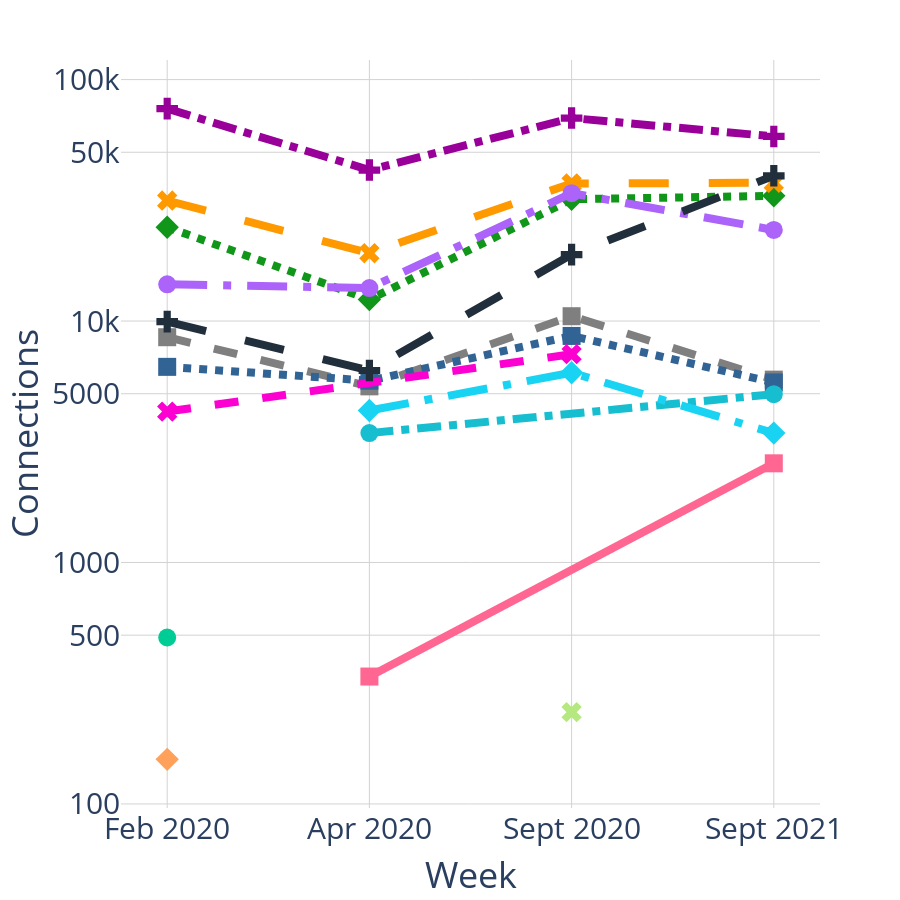

The notebook cell this image was saved under:
### Code cell
import plotly.express as px
import pandas as pd

df_orgs_out = pd.read_csv('/Volumes/GoogleDrive/My Drive/Thesis/Plotly/category_Medical_out_targets.csv')

fig_orgs_out_conns = px.line(df_orgs_out, x='Week', y='Connections', log_y=True, color='TargetOrgs',
                             color_discrete_map={'APPLE': '#7f7f7f', 'NETFLIX': '#dc3912', 'AKAMAI': '#ff9900',
                                                 'CANARIE': '#fb00d1', 'FACEBOOK': '#3366cc', 'GOOGLE': '#109618',
                                                 'AMAZON': '#212E3C', 'FASTLY': '#8c564b', 'LEVEL3': '#17becf',
                                                 'MICROSOFT': '#990099', 'EDGECAST': '#316395',
                                                 'VALVE-CORPORATION': '#bcbd22'},
                             markers=True, line_dash='TargetOrgs', symbol='TargetOrgs', height=900)
fig_orgs_out_conns.update_layout(plot_bgcolor='white', font_size=30, showlegend=False)
fig_orgs_out_conns.update_xaxes(showgrid=True, gridwidth=1, gridcolor='LightGray')
fig_orgs_out_conns.update_yaxes(showgrid=True, gridwidth=1, gridcolor='LightGray',
                                tickvals=[100, 500, 1000, 5000, 10000, 50000, 100000])
fig_orgs_out_conns.update_traces(line_width=8, marker_size=18)

fig_orgs_out_conns.show()

### Figure 1 — Plotly figure (JSON) as saved in the notebook; plotly's stock layout.template omitted (floating-point values rounded to 4 significant figures)
{"data": [{"hovertemplate": "TargetOrgs=Africa-on-Cloud-AS<br>Week=%{x}<br>Connections=%{y}<extra></extra>", "legendgroup": "Africa-on-Cloud-AS", "line": {"color": "#00cc96", "dash": "solid", "width": 8}, "marker": {"size": 18, "symbol": "circle"}, "mode": "lines+markers", "name": "Africa-on-Cloud-AS", "orientation": "v", "showlegend": true, "type": "scatter", "x": ["Feb 2020"], "xaxis": "x", "y": [489], "yaxis": "y"}, {"hovertemplate": "TargetOrgs=GOOGLE<br>Week=%{x}<br>Connections=%{y}<extra></extra>", "legendgroup": "GOOGLE", "line": {"color": "#109618", "dash": "dot", "width": 8}, "marker": {"size": 18, "symbol": "diamond"}, "mode": "lines+markers", "name": "GOOGLE", "orientation": "v", "showlegend": true, "type": "scatter", "x": ["Feb 2020", "Apr 2020", "Sept 2020", "Sept 2021"], "xaxis": "x", "y": [24460, 12272, 31946, 32990], "yaxis": "y"}, {"hovertemplate": "TargetOrgs=APPLE<br>Week=%{x}<br>Connections=%{y}<extra></extra>", "legendgroup": "APPLE", "line": {"color": "#7f7f7f", "dash": "dash", "width": 8}, "marker": {"size": 18, "symbol": "square"}, "mode": "lines+markers", "name": "APPLE", "orientation": "v", "showlegend": true, "type": "scatter", "x": ["Feb 2020", "Apr 2020", "Sept 2020", "Sept 2021"], "xaxis": "x", "y": [8571, 5364, 10471, 5719], "yaxis": "y"}, {"hovertemplate": "TargetOrgs=AKAMAI<br>Week=%{x}<br>Connections=%{y}<extra></extra>", "legendgroup": "AKAMAI", "line": {"color": "#ff9900", "dash": "longdash", "width": 8}, "marker": {"size": 18, "symbol": "x"}, "mode": "lines+markers", "name": "AKAMAI", "orientation": "v", "showlegend": true, "type": "scatter", "x": ["Feb 2020", "Apr 2020", "Sept 2020", "Sept 2021"], "xaxis": "x", "y": [31555, 19096, 37136, 37382], "yaxis": "y"}, {"hovertemplate": "TargetOrgs=MICROSOFT<br>Week=%{x}<br>Connections=%{y}<extra></extra>", "legendgroup": "MICROSOFT", "line": {"color": "#990099", "dash": "dashdot", "width": 8}, "marker": {"size": 18, "symbol": "cross"}, "mode": "lines+markers", "name": "MICROSOFT", "orientation": "v", "showlegend": true, "type": "scatter", "x": ["Feb 2020", "Apr 2020", "Sept 2020", "Sept 2021"], "xaxis": "x", "y": [75793, 42200, 69310, 58130], "yaxis": "y"}, {"hovertemplate": "TargetOrgs=DROPBOX<br>Week=%{x}<br>Connections=%{y}<extra></extra>", "legendgroup": "DROPBOX", "line": {"color": "#ab63fa", "dash": "longdashdot", "width": 8}, "marker": {"size": 18, "symbol": "circle"}, "mode": "lines+markers", "name": "DROPBOX", "orientation": "v", "showlegend": true, "type": "scatter", "x": ["Feb 2020", "Apr 2020", "Sept 2020", "Sept 2021"], "xaxis": "x", "y": [14187, 13701, 33837, 23835], "yaxis": "y"}, {"hovertemplate": "TargetOrgs=ANT-CLOUD<br>Week=%{x}<br>Connections=%{y}<extra></extra>", "legendgroup": "ANT-CLOUD", "line": {"color": "#FFA15A", "dash": "solid", "width": 8}, "marker": {"size": 18, "symbol": "diamond"}, "mode": "lines+markers", "name": "ANT-CLOUD", "orientation": "v", "showlegend": true, "type": "scatter", "x": ["Feb 2020"], "xaxis": "x", "y": [153], "yaxis": "y"}, {"hovertemplate": "TargetOrgs=EDGECAST<br>Week=%{x}<br>Connections=%{y}<extra></extra>", "legendgroup": "EDGECAST", "line": {"color": "#316395", "dash": "dot", "width": 8}, "marker": {"size": 18, "symbol": "square"}, "mode": "lines+markers", "name": "EDGECAST", "orientation": "v", "showlegend": true, "type": "scatter", "x": ["Feb 2020", "Apr 2020", "Sept 2020", "Sept 2021"], "xaxis": "x", "y": [6460, 5662, 8675, 5568], "yaxis": "y"}, {"hovertemplate": "TargetOrgs=CANARIE<br>Week=%{x}<br>Connections=%{y}<extra></extra>", "legendgroup": "CANARIE", "line": {"color": "#fb00d1", "dash": "dash", "width": 8}, "marker": {"size": 18, "symbol": "x"}, "mode": "lines+markers", "name": "CANARIE", "orientation": "v", "showlegend": true, "type": "scatter", "x": ["Feb 2020", "Sept 2020"], "xaxis": "x", "y": [4217, 7290], "yaxis": "y"}, {"hovertemplate": "TargetOrgs=AMAZON<br>Week=%{x}<br>Connections=%{y}<extra></extra>", "legendgroup": "AMAZON", "line": {"color": "#212E3C", "dash": "longdash", "width": 8}, "marker": {"size": 18, "symbol": "cross"}, "mode": "lines+markers", "name": "AMAZON", "orientation": "v", "showlegend": true, "type": "scatter", "x": ["Feb 2020", "Apr 2020", "Sept 2020", "Sept 2021"], "xaxis": "x", "y": [9941, 6239, 18843, 39958], "yaxis": "y"}, {"hovertemplate": "TargetOrgs=LEVEL3<br>Week=%{x}<br>Connections=%{y}<extra></extra>", "legendgroup": "LEVEL3", "line": {"color": "#17becf", "dash": "dashdot", "width": 8}, "marker": {"size": 18, "symbol": "circle"}, "mode": "lines+markers", "name": "LEVEL3", "orientation": "v", "showlegend": true, "type": "scatter", "x": ["Apr 2020", "Sept 2021"], "xaxis": "x", "y": [3434, 4978], "yaxis": "y"}, {"hovertemplate": "TargetOrgs=HIGHWINDS<br>Week=%{x}<br>Connections=%{y}<extra></extra>", "legendgroup": "HIGHWINDS", "line": {"color": "#19d3f3", "dash": "longdashdot", "width": 8}, "marker": {"size": 18, "symbol": "diamond"}, "mode": "lines+markers", "name": "HIGHWINDS", "orientation": "v", "showlegend": true, "type": "scatter", "x": ["Apr 2020", "Sept 2020", "Sept 2021"], "xaxis": "x", "y": [4259, 6109, 3434], "yaxis": "y"}, {"hovertemplate": "TargetOrgs=SHAW<br>Week=%{x}<br>Connections=%{y}<extra></extra>", "legendgroup": "SHAW", "line": {"color": "#FF6692", "dash": "solid", "width": 8}, "marker": {"size": 18, "symbol": "square"}, "mode": "lines+markers", "name": "SHAW", "orientation": "v", "showlegend": true, "type": "scatter", "x": ["Apr 2020", "Sept 2021"], "xaxis": "x", "y": [337, 2575], "yaxis": "y"}, {"hovertemplate": "TargetOrgs=ORACLE-BMC-31898<br>Week=%{x}<br>Connections=%{y}<extra></extra>", "legendgroup": "ORACLE-BMC-31898", "line": {"color": "#B6E880", "dash": "dot", "width": 8}, "marker": {"size": 18, "symbol": "x"}, "mode": "lines+markers", "name": "ORACLE-BMC-31898", "orientation": "v", "showlegend": true, "type": "scatter", "x": ["Sept 2020"], "xaxis": "x", "y": [240], "yaxis": "y"}], "layout": {"font": {"size": 30}, "height": 900, "legend": {"title": {"text": "TargetOrgs"}, "tracegroupgap": 0}, "margin": {"t": 60}, "plot_bgcolor": "white", "showlegend": false, "xaxis": {"anchor": "y", "domain": [0, 1], "gridcolor": "LightGray", "gridwidth": 1, "showgrid": true, "title": {"text": "Week"}}, "yaxis": {"anchor": "x", "domain": [0, 1], "gridcolor": "LightGray", "gridwidth": 1, "showgrid": true, "tickvals": [100, 500, 1000, 5000, 10000, 50000, 100000], "title": {"text": "Connections"}, "type": "log"}}}
